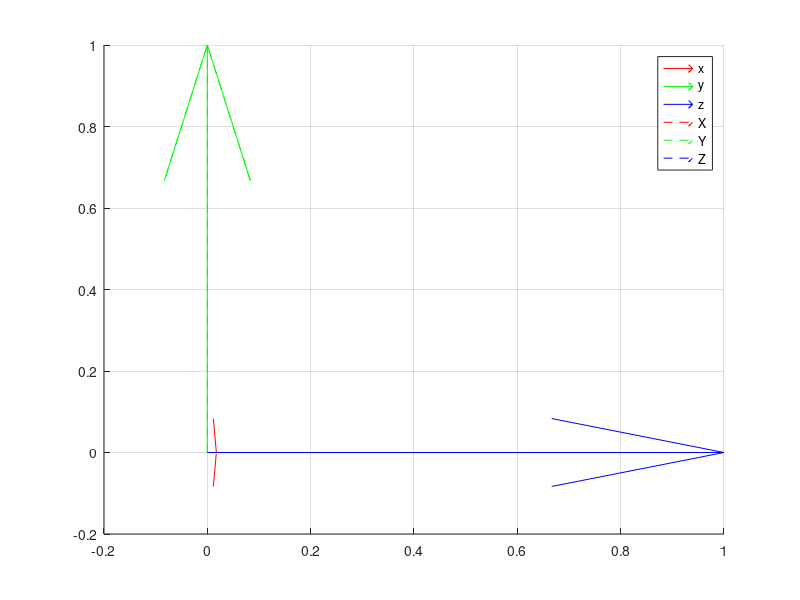

Reproduce this figure in MATLAB.
close all
clear all
clc

% Rotation X-Y-Z

Az = @(phi)   [  cos(phi), sin(phi),          0;
                -sin(phi), cos(phi),          0;
                        0,        0,          1];

Ay = @(theta) [cos(theta),        0,-sin(theta);
                        0,        1,          0;
               sin(theta),        0, cos(theta)];

Ax = @(psi)   [         1,        0,          0;
                        0, cos(psi),   sin(psi);
                        0,-sin(psi),   cos(psi)];

A_XYZ = @(phi,theta,psi) Az(psi)*Ay(theta)*Ax(phi);


R = A_XYZ(0,89/180*pi,0)

hold on
grid on

quiver3(0,0,0,R(1,1),R(1,2),R(1,3),'off',"LineStyle","-","Color","r");
quiver3(0,0,0,R(2,1),R(2,2),R(2,3),'off',"LineStyle","-","Color","g");
quiver3(0,0,0,R(3,1),R(3,2),R(3,3),'off',"LineStyle","-","Color","b");
quiver3(0,0,0,1,0,0,'off',"LineStyle","--","Color","r");
quiver3(0,0,0,0,1,0,'off',"LineStyle","--","Color","g");
quiver3(0,0,0,0,0,1,'off',"LineStyle","--","Color","b");
legend("x","y","z","X","Y","Z");